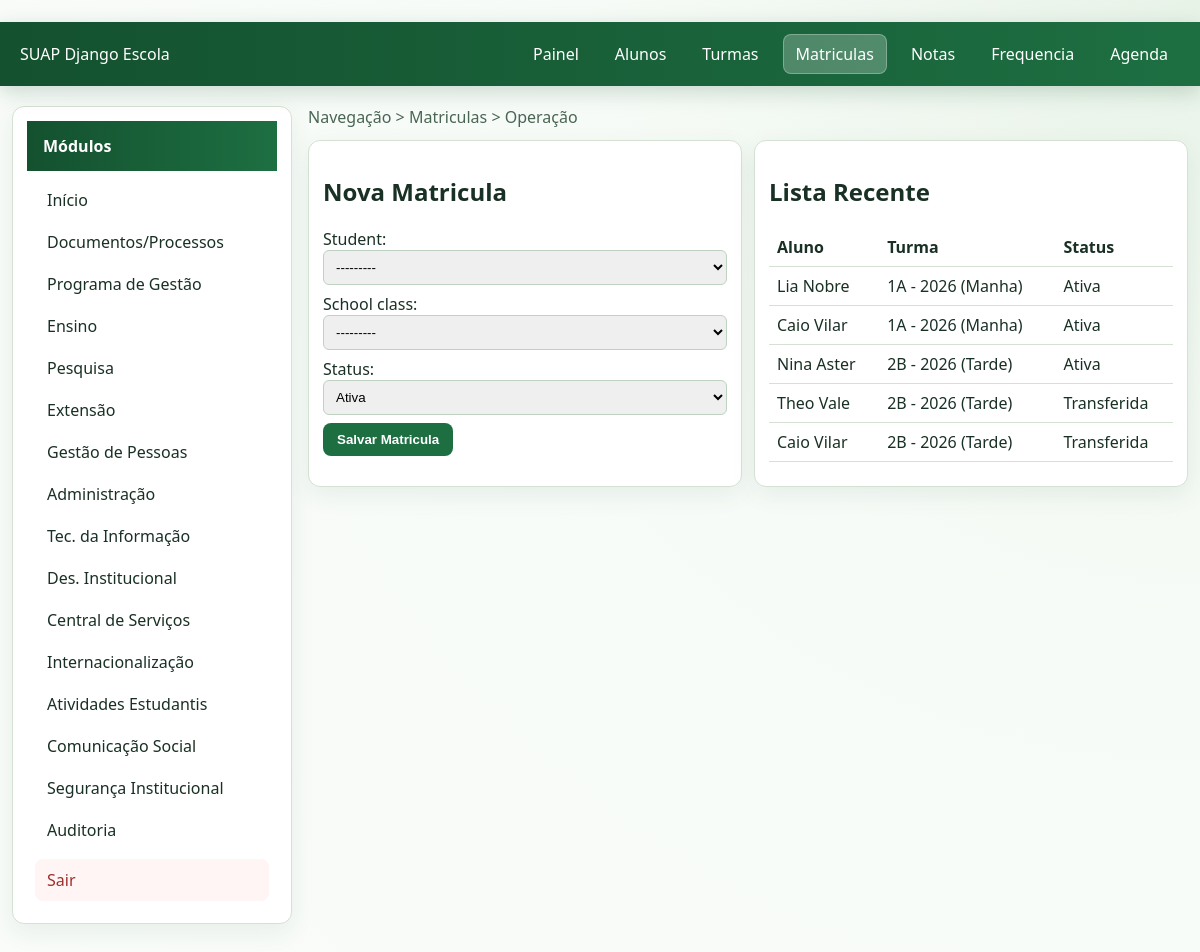
Page /matriculas/ on the committed database.
### core/models.py (models this page shows, shortened)
class Enrollment(models.Model):
    ACTIVE = 'active'
    TRANSFERRED = 'transferred'
    COMPLETED = 'completed'
    STATUS_CHOICES = [
        (ACTIVE, 'Ativa'),
        (TRANSFERRED, 'Transferida'),
        (COMPLETED, 'Concluida'),
    ]
    student = models.ForeignKey(Student, on_delete=models.CASCADE, related_name='enrollments')
    school_class = models.ForeignKey(SchoolClass, on_delete=models.PROTECT, related_name='enrollments')
    status = models.CharField(max_length=12, choices=STATUS_CHOICES, default=ACTIVE)
    enrollment_date = models.DateField(auto_now_add=True)
    class Meta:
        ordering = ['-enrollment_date']
        constraints = [
            models.UniqueConstraint(fields=['student', 'school_class'], name='unique_student_enrollment_class'),
        ]

class Student(models.Model):
    ACTIVE = 'active'
    ATTENTION = 'attention'
    INACTIVE = 'inactive'
    IN_PERSON = 'in_person'
    REMOTE = 'remote'
    STATUS_CHOICES = [
        (ACTIVE, 'Ativo'),
        (ATTENTION, 'Atencao'),
        (INACTIVE, 'Inativo'),
    ]
    LEARNING_MODE_CHOICES = [
        (IN_PERSON, 'Presencial'),
        (REMOTE, 'Remoto'),
    ]
    full_name = models.CharField(max_length=180)
    registration = models.CharField(max_length=20, unique=True)
    birth_date = models.DateField()
    guardian_name = models.CharField(max_length=180)
    guardian_phone = models.CharField(max_length=30)
    learning_mode = models.CharField(max_length=12, choices=LEARNING_MODE_CHOICES, default=IN_PERSON)
    abstract_course = models.CharField(max_length=120, default='Trilha Geral')
    status = models.CharField(max_length=10, choices=STATUS_CHOICES, default=ACTIVE)
    created_at = models.DateTimeField(auto_now_add=True)
    class Meta:
        ordering = ['full_name']
    def __str__(self):
        return f'{self.full_name} ({self.registration})'

class SchoolClass(models.Model):
    MORNING = 'morning'
    AFTERNOON = 'afternoon'
    NIGHT = 'night'
    IN_PERSON = 'in_person'
    REMOTE = 'remote'
    SHIFT_CHOICES = [
        (MORNING, 'Manha'),
        (AFTERNOON, 'Tarde'),
        (NIGHT, 'Noite'),
    ]
    LEARNING_MODE_CHOICES = [
        (IN_PERSON, 'Presencial'),
        (REMOTE, 'Remota'),
    ]
    name = models.CharField(max_length=30)
    year = models.PositiveIntegerField()
    shift = models.CharField(max_length=10, choices=SHIFT_CHOICES)
    learning_mode = models.CharField(max_length=12, choices=LEARNING_MODE_CHOICES, default=IN_PERSON)
    coordinator = models.ForeignKey(Teacher, on_delete=models.SET_NULL, null=True, blank=True)
    class Meta:
        ordering = ['-year', 'name']
        constraints = [
            models.UniqueConstraint(fields=['name', 'year', 'shift'], name='unique_class_by_year_shift'),
        ]
    def __str__(self):
        return f'{self.name} - {self.year} ({self.get_shift_display()})'

### core/views.py (the view)
# urls.py: path('matriculas/', enrollments_page, name='enrollments_page'),
def enrollments_page(request):
    seed_school_data()
    form = EnrollmentForm(request.POST or None)
    if request.method == 'POST' and form.is_valid():
        form.save()
        messages.success(request, 'Matricula registrada com sucesso.')
        return redirect('enrollments_page')
    enrollments = Enrollment.objects.select_related('student', 'school_class').all()[:30]
    return render(request, 'enrollments.html', {'form': form, 'enrollments': enrollments})

### core/forms.py
class EnrollmentForm(forms.ModelForm):
    class Meta:
        model = Enrollment
        fields = ['student', 'school_class', 'status']

### templates/enrollments.html (shortened to what this page needs)
﻿{% extends "base.html" %}
{% block content %}
<section class="breadcrumb">Navegação > Matriculas > Operação</section>
<section class="grid two">
  <article class="card section-box">
    <h2>Nova Matricula</h2>
    <form method="post" class="form-grid">
      {{ form.as_p }}
      <button class="btn btn-primary" type="submit">Salvar Matricula</button>
    </form>
  </article>
  <article class="card section-box">
    <h2>Lista Recente</h2>
    <table>
      <thead><tr><th>Aluno</th><th>Turma</th><th>Status</th></tr></thead>
      <tbody>
        {% for item in enrollments %}
        <tr>
          <td>{{ item.student.full_name }}</td>
          <td>{{ item.school_class }}</td>
          <td>{{ item.get_status_display }}</td>
        </tr>
        {% endfor %}
      </tbody>
    </table>
  </article>
</section>
{% endblock %}

### static/css/suap.css (style rules this page uses)
* { box-sizing: border-box; }
body { margin: 0; font-family: "Segoe UI", Arial, sans-serif; color: var(--text); background: radial-gradient(circle at top right, #e8f3e8, #f7fbf7 40%, #f9fcf9 100%); }
.breadcrumb { margin-bottom: 12px; color: #496554; }
.grid { display: grid; gap: 12px; margin-bottom: 12px; }
.grid.two { grid-template-columns: repeat(auto-fit, minmax(320px, 1fr)); }
.card { background: white; border: 1px solid var(--suap-border); border-radius: 12px; padding: 14px; box-shadow: 0 8px 24px rgba(20, 81, 47, 0.08); transition: transform 220ms ease, box-shadow 220ms ease; }
.section-box { min-height: 130px; }
.btn { border: none; border-radius: 8px; padding: 9px 14px; font-weight: 600; cursor: pointer; transition: transform 170ms ease, box-shadow 170ms ease, filter 170ms ease; }
.btn-primary { background: var(--suap-primary); color: white; }
table { width: 100%; border-collapse: collapse; }
th, td { border-bottom: 1px solid var(--suap-border); text-align: left; padding: 8px; }
.form-grid p { margin: 0 0 8px; }
.form-grid input, .form-grid select, .form-grid textarea { width: 100%; border: 1px solid #bfd1c0; border-radius: 6px; padding: 8px; }
.btn { text-decoration: none; display: inline-block; }

### rows in the picture
Enrollment: student.full_name "Lia Nobre", school_class "1A - 2026 (Manha)", status "Ativa"
Enrollment: student.full_name "Caio Vilar", school_class "1A - 2026 (Manha)", status "Ativa"
Enrollment: student.full_name "Nina Aster", school_class "2B - 2026 (Tarde)", status "Ativa"
Enrollment: student.full_name "Theo Vale", school_class "2B - 2026 (Tarde)", status "Transferida"
Enrollment: student.full_name "Caio Vilar", school_class "2B - 2026 (Tarde)", status "Transferida"
